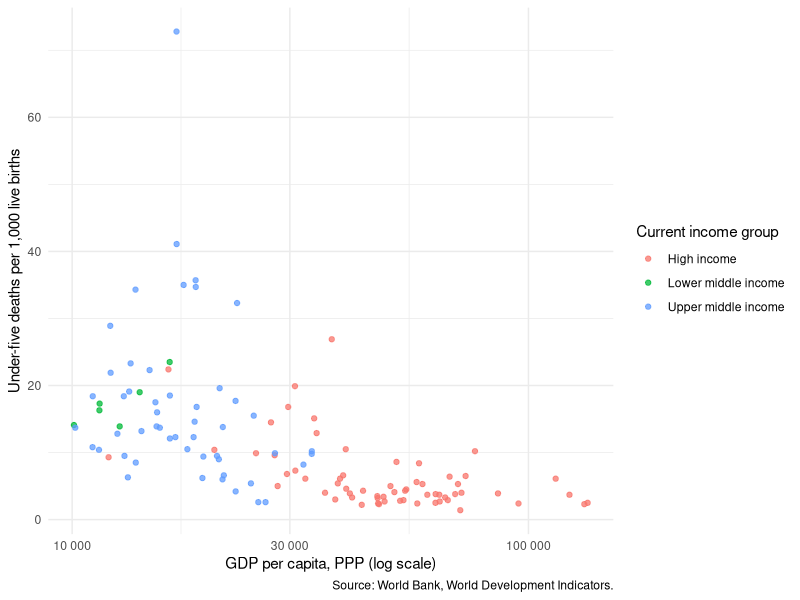

Write R code to recreate this figure.
## ---- chunk 1
library(tidyverse)

health <- read_csv(
  "../data/lesson-4/health-2022.csv",
  show_col_types = FALSE
)

health_focus <- health |>
  filter(gdp_per_capita_ppp > 10000)

glimpse(health_focus)
## ---- chunk 2
health_table <- health_focus |>
  group_by(income_level_current) |>
  summarise(
    economies = n(),
    min_mortality = min(under5_mortality),
    average_mortality = mean(under5_mortality),
    median_mortality = median(under5_mortality),
    max_mortality = max(under5_mortality),
    .groups = "drop"
  ) |>
  arrange(median_mortality)

health_table
## ---- chunk 3
ggplot(
  health_focus,
  aes(
    x = gdp_per_capita_ppp,
    y = under5_mortality,
    color = income_level_current
  )
) +
  geom_point(alpha = 0.75) +
  scale_x_log10(labels = scales::label_number()) +
  labs(
    x = "GDP per capita, PPP (log scale)",
    y = "Under-five deaths per 1,000 live births",
    color = "Current income group",
    caption = "Source: World Bank, World Development Indicators."
  ) +
  theme_minimal()
